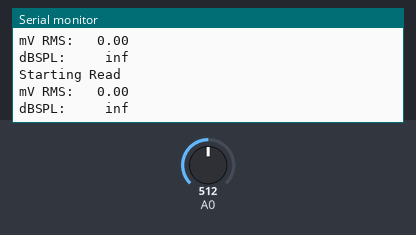
A sketch run on a simulated Arduino Uno, built with avr-gcc and run on an emulated ATmega328P. Shown: the last lines printed to the serial monitor. The test bench sets the inputs (shaded band); at power-on: A0 = 512.

Above: at 8.1 s.
8.2 s: A0 set to 860
At 8.6 s:
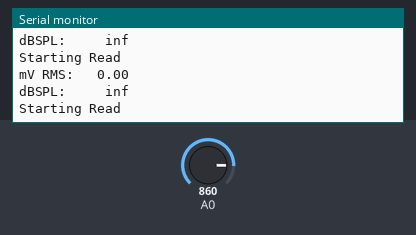
11.2 s: A0 set to 837
At 11.36 s:
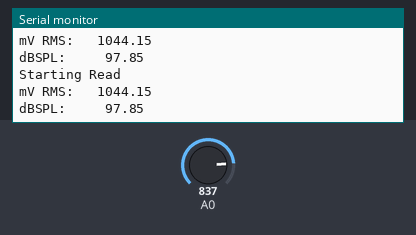
Timing chart, 0 to 13.7 s (numbered marks = the images above; inputs shaded):
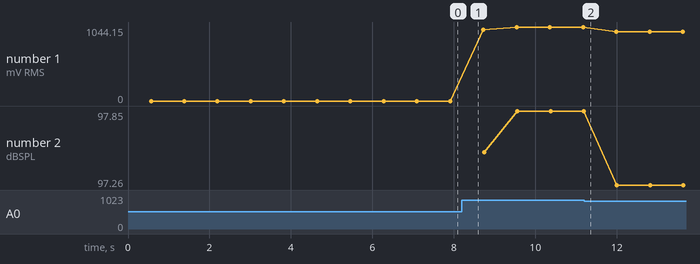

The sketch:

SPL_Reader_Demo_File.ino
```cpp
/* Test File For Reading in SPL Meter */
/*   Author: Ben Blier
 *   Copyright ©2014
 */


   /** Constants for Math **/
/* Microphone / Preamp Characteristics */
/* The Sensitivity must be calibrated. */
/* The ADMP401 ranges from -45 to -39. Typical value is -42 */
const int Sensitivity = -44;                         // dB re 1V/pA (See Data Sheet)
const float Transfer = 1000*pow(10, Sensitivity/20); // mV/pA


const int Gain = 67;                          // Preamp Gain
const float dBGain = 20*log10(Gain);          // In dB

/* uC Charactaristics */
const int DataSize = 32768/8;                 // Samples per Gathering. Too big = overlfow stdDev
const int DataMinus = DataSize - 1;           // Need this number for math. Why do the subtraction in the function?
const int InputVoltage = 3300;                // mV
const int ADCrange = 1024;                    // sample range
const float mVscalar = InputVoltage/ADCrange; // mV / (adc sample) ** Division is messy do this up here!

const int average = ADCrange/2;   // Half of 1024. The signal is centered on "0" i.e. haflway

/** Variables **/
double stdDev = 0;                // Large floating point number
float dBSPL = 0;                  // normal sized floating point number
unsigned int i = 0;               // counting things!


 void setup ()
 {

  Serial.begin(9600);
 }


 void loop ()
 {
    // The code inside this loop will generate you one reading in about a half second

    stdDev = 0;
    dBSPL = 0;
    Serial.print("\n");
    Serial.println("Starting Read");

    // Now Calculate Standard Deviation (RMS value, without the offset)
    for (i = 0; i < DataSize; i++)
    {
      stdDev = stdDev + square(mVscalar * (analogRead(0) - average)); // Generate Sum part of standard deviation
    }
    stdDev = sqrt(stdDev/DataMinus);  // Division Part of Standard Deviation

    // This is the RMS voltage coming in.
    Serial.print("mV RMS: \t");
    Serial.println(stdDev);

    // Do the Conversion to dBSPL:
    dBSPL = 20*log10(stdDev/Transfer) - dBGain + 94;
    Serial.print("dBSPL: \t\t");
    Serial.println(dBSPL);
    delay(250);


 }
```

Measured:
- the behaviour switches between 846 and 845 on A0 (found by bisection; images 1 and 2)
- plotted number 1: 0 → 1044.15 after the input at 8.2 s, 1044.15 → 975.1 after the input at 11.2 s
- plotted number 2: 97.85 → 97.26 after the input at 11.2 s
